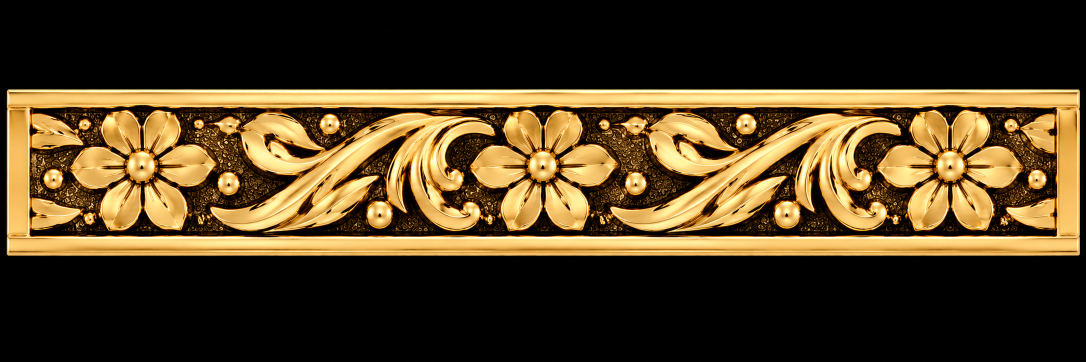
#> input picture reference/band_face.png, 2172 x 724 px, found by its file name (shown at 1/2 size)
$ python -i common.py   (imports and definitions only)
#> lines starting #> are read from the running program, lines starting #| are printed output that depends on the picture; after the words box and inside, x2 and y2 are one past the last pixel; in counts of white or black regions, pixels touching at a corner belong together
"""Shared loader for v2 tools: ref tile (rc, BGR float), ref-gold mask R, map height H, map footprint M, hillshade HS, all in map space 1640x520.
Same cut as diff_v2.py / make_map_v2.py (ref rows 215..472, cols 70..2115, tile cols C0..C0+814, 40 px seam cross-fade)."""
import os, cv2, numpy as np
from scipy import ndimage as ndi
TW, TH, P, C0, SEAM = 1640, 520, 814, 608, 40
def load(mp='maps/v2/band_period_v2.png', T=.03, HI=150, LO=85, GROW=6):
#> called with mp = 'maps/v2/band_period_v2.png', T = 0.03, HI = 150, LO = 85, GROW = 6
    ref = cv2.imread('reference/band_face.png')[215:473, 70:2116]
    V = cv2.GaussianBlur(cv2.cvtColor(ref, cv2.COLOR_BGR2GRAY).astype(np.float32), (0, 0), 1.0)
    seed = ndi.binary_opening(V > HI, np.ones((3, 3))); cand = V > LO; g = seed.copy()
#> after `seed = ndi.binary_opening(V > HI, np.ones((3, 3)))`:
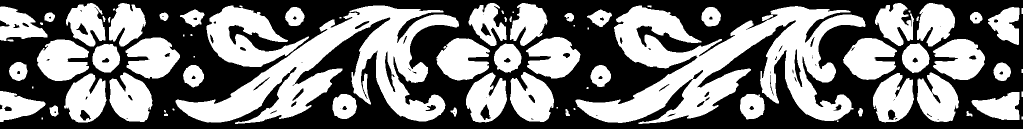
#> seed: shape (258, 2046) bool (shown at 1/2 size); 47.1% white; 81 white regions (20 under 20 px), largest, box (x1, y1, x2, y2) and area: (1151, 11, 1731, 248) 58604, (351, 11, 918, 248) 46660, (413, 11, 618, 134) 11972
#> after `cand = V > LO`: cand: shape (258, 2046) bool; 57% white; 109 black regions (57 under 20 px), largest, box (x1, y1, x2, y2) and area: (0, 0, 2044, 258) 217106, (1275, 53, 1399, 104) 1993, (458, 52, 572, 102) 1710
    for _ in range(GROW): g = ndi.binary_dilation(g, np.ones((3, 3))) & cand | seed
#> g: shape (258, 2046) bool; 54.8% white; 90 black regions (49 under 20 px), largest, box (x1, y1, x2, y2) and area: (0, 0, 2046, 258) 229451, (1275, 53, 1399, 104) 1993, (458, 52, 572, 102) 1713
    g = ndi.binary_opening(g, np.ones((3, 3)))
#> g: shape (258, 2046) bool; 54.7% white; 80 black regions (40 under 20 px), largest, box (x1, y1, x2, y2) and area: (0, 0, 2046, 258) 230485, (1275, 53, 1399, 104) 2000, (458, 52, 572, 102) 1716
    lab, n = ndi.label(g); ar = np.bincount(lab.ravel(), minlength=n + 1); g = np.isin(lab, [i for i in range(1, n + 1) if ar[i] >= 150])
#> after `lab, n = ndi.label(g)`:
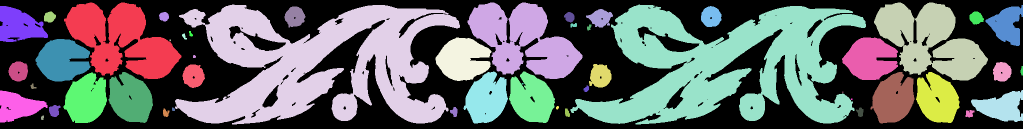
#> lab: shape (258, 2046) int32 (shown at 1/2 size); 51 distinct labels, from 0 to 50; one colour per label, 0 black
#> after `lab, n = ndi.label(g)`: n = 50
#> after `ar = np.bincount(lab.ravel(), minlength=n + 1)`: ar = 51 values, max 239208 at index 0, min 9 at index 22, mean 10350.4
#> after `g = np.isin(lab, [i for i in range(1, n + 1) if ar[i] >= 150])`: g: shape (258, 2046) bool; 54.5% white; 80 black regions (40 under 20 px), largest, box (x1, y1, x2, y2) and area: (0, 0, 2046, 258) 231466, (1275, 53, 1399, 104) 2000, (458, 52, 572, 102) 1716
    hl, hn = ndi.label(~g); ha = np.bincount(hl.ravel(), minlength=hn + 1); g |= np.isin(hl, [i for i in range(1, hn + 1) if ha[i] < 150])
#> after `hl, hn = ndi.label(~g)`:
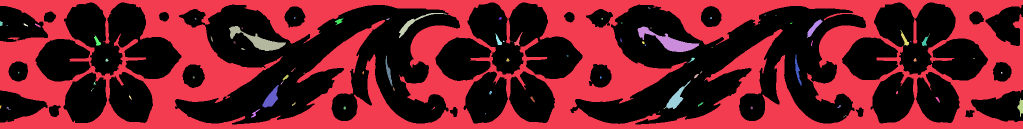
#> hl: shape (258, 2046) int32 (shown at 1/2 size); 108 distinct labels, from 0 to 107; one colour per label, 0 black
#> after `hl, hn = ndi.label(~g)`: hn = 107
#> after `ha = np.bincount(hl.ravel(), minlength=hn + 1)`: ha = 108 values, max 287679 at index 0, min 1 at index 18, mean 4887.7
#> after `g |= np.isin(hl, [i for i in range(1, hn + 1) if ha[i] < 150])`:
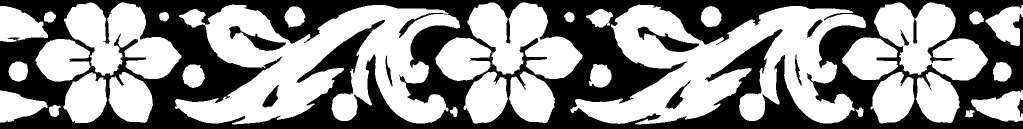
#> g: shape (258, 2046) bool (shown at 1/2 size); 54.8% white; 11 black regions, largest, box (x1, y1, x2, y2) and area: (0, 0, 2046, 258) 231255, (1275, 53, 1399, 104) 2000, (458, 52, 572, 102) 1716
    def periodic(a):
        e = a[:, C0:C0 + P + SEAM].copy(); t = e[:, :P].copy(); al = (np.arange(SEAM) / SEAM)[None, :]
#> after `e = a[:, C0:C0 + P + SEAM].copy()`: e: shape (258, 854) float32; values 0 (black) and 1 (white), 54.6% white; 6 black regions, box (x1, y1, x2, y2) and area: (0, 0, 854, 258) 95889, (667, 53, 791, 104) 2000, (722, 161, 774, 218) 791, (802, 125, 854, 164) 589, (190, 26, 286, 76) 573, (163, 111, 177, 173) 277
#> after `t = e[:, :P].copy()`: t: shape (258, 814) float32; values 0 (black) and 1 (white), 54.8% white; 6 black regions, box (x1, y1, x2, y2) and area: (0, 0, 814, 258) 91286, (667, 53, 791, 104) 2000, (722, 161, 774, 218) 791, (190, 26, 286, 76) 573, (163, 111, 177, 173) 277, (802, 154, 814, 164) 73
        if a.ndim == 3: al = al[..., None]
        t[:, :SEAM] = (1 - al) * e[:, P:P + SEAM] + al * e[:, :SEAM]; return t
#> after `t[:, :SEAM] = (1 - al) * e[:, P:P + SEAM] + al * e[:, :SEAM]`:
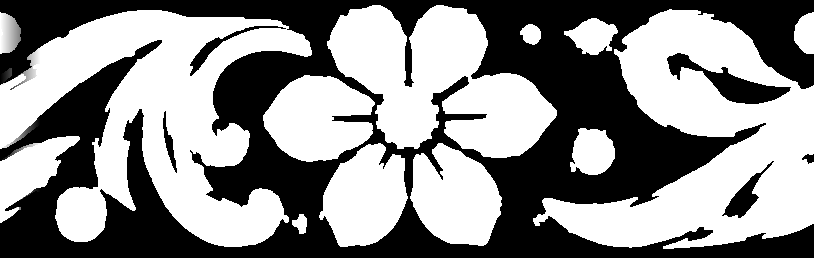
#> t: shape (258, 814) float32; min 0, max 1, mean 0.549
    rs = lambda a: cv2.resize(a, (TW, TH), interpolation=cv2.INTER_CUBIC)
    R = rs(periodic(g.astype(np.float32))) > .5
#> R: shape (520, 1640) bool; 55.1% white; 11 black regions (4 under 20 px), largest, box (x1, y1, x2, y2) and area: (0, 0, 1640, 520) 368040, (1344, 107, 1594, 210) 8164, (1455, 324, 1559, 439) 3218
    rc = rs(periodic(ref.astype(np.float32)))
#> in periodic (call 2), `t[:, :SEAM] = (1 - al) * e[:, P:P + SEAM] + al * e[:, :SEAM]`:
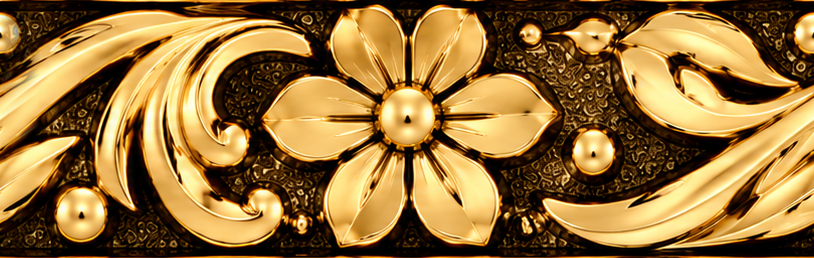
#> t: shape (258, 814, 3) float32; mean of channels 0, 1, 2 57.8, 113.8, 149.4; drawn as B, G, R
    H = cv2.imread(mp, -1).astype(np.float32) / 65535
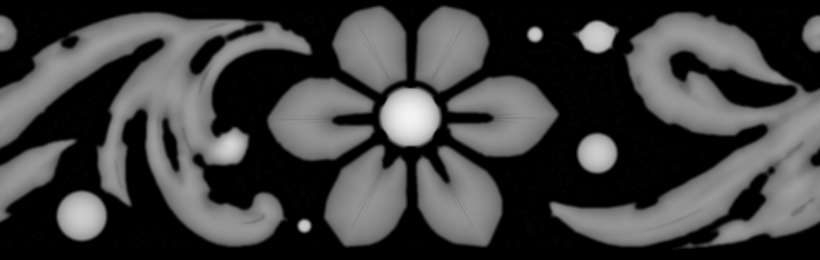
#> input picture maps/v2/band_period_v2.png, 1640 x 520 px, found by its file name (shown at 1/2 size)
#> H: shape (520, 1640) float32; min 0, max 0.95, mean 0.251
    hp = mp.replace('.png', '_hillshade.png')
    HS = cv2.imread(hp, 0) if os.path.exists(hp) else None
    return dict(rc=rc, R=R, H=H, M=H > T, HS=HS)
def regions():
    """region masks in map space: flower disc (r<340 at 820,233.7), beads (round ~r<=45 blobs by name list in zoom), else scroll/outside."""
    yy, xx = np.mgrid[:TH, :TW]; fl = np.hypot(xx - 820, yy - 233.7) < 340
    return dict(flower=fl, outside=~fl, all=np.ones((TH, TW), bool))

>>> result = load()
#> result = 5 items
